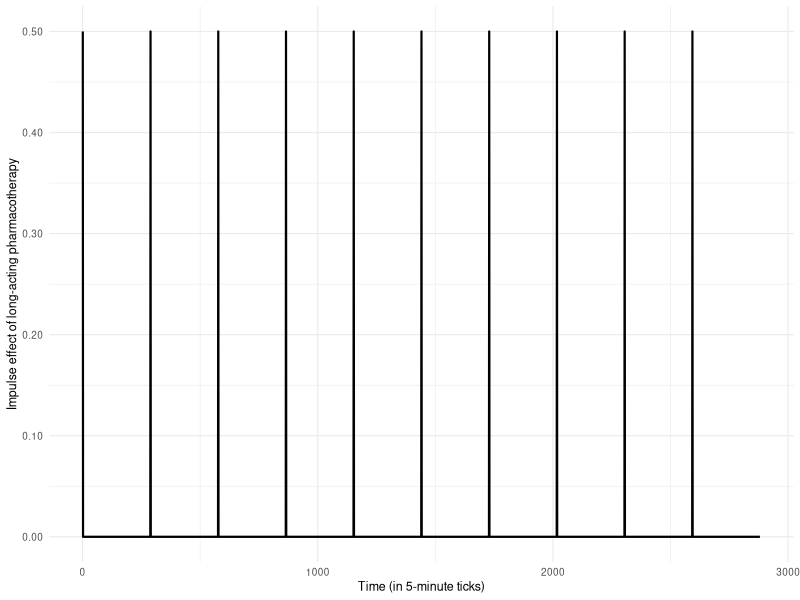
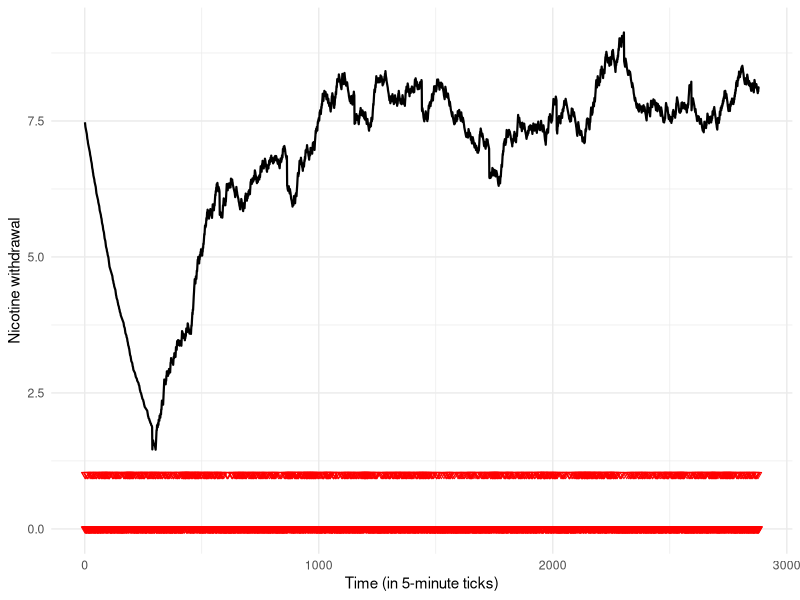
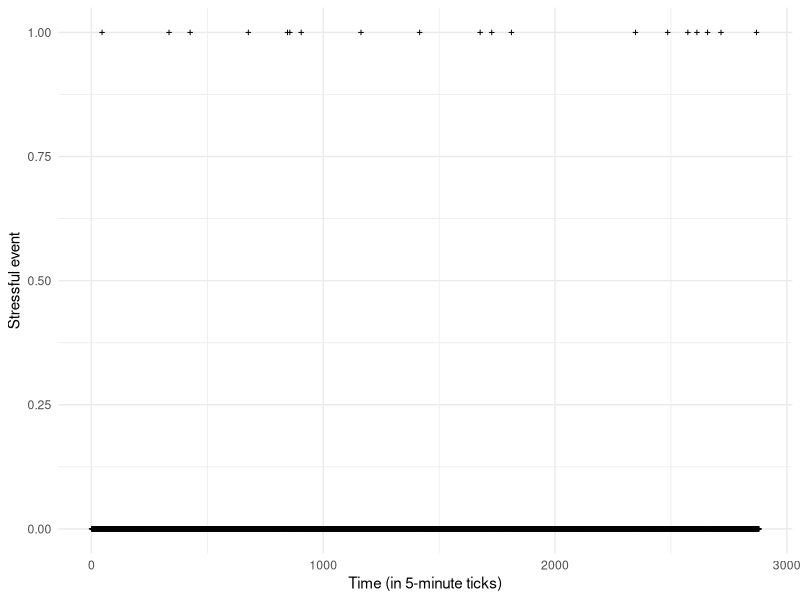
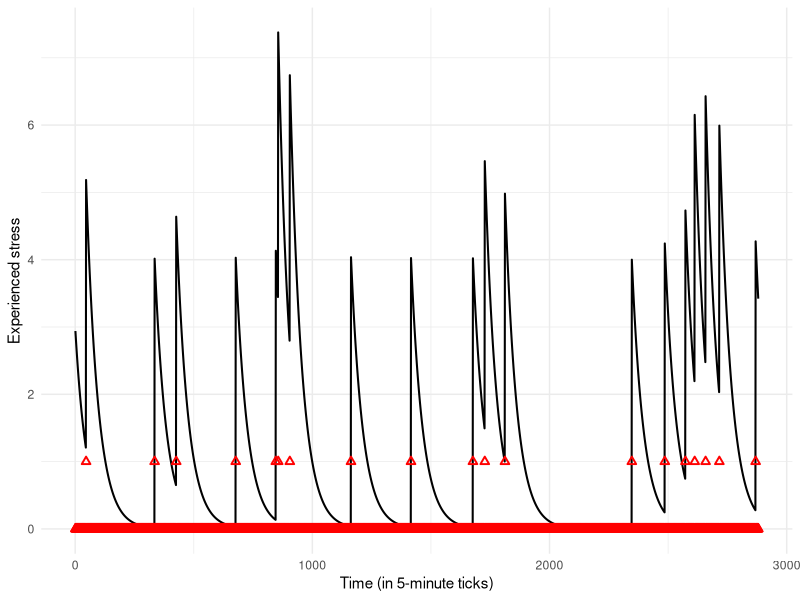
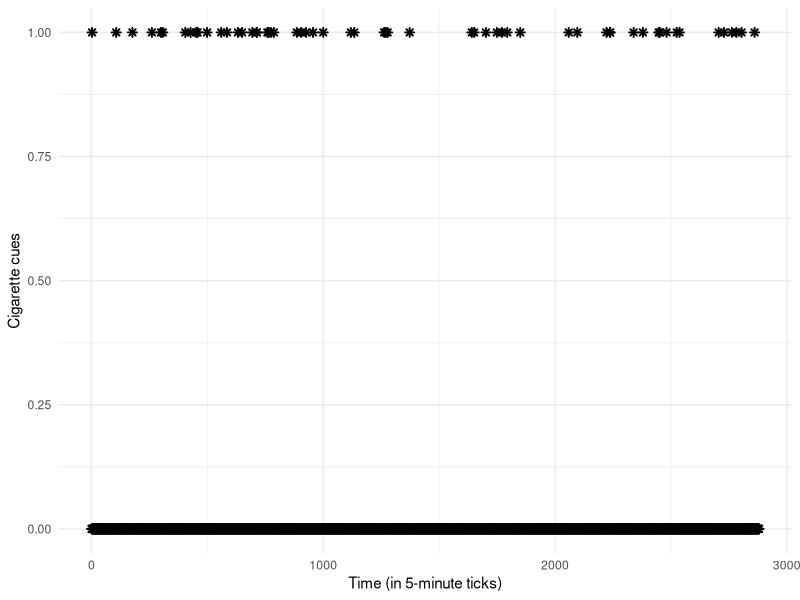
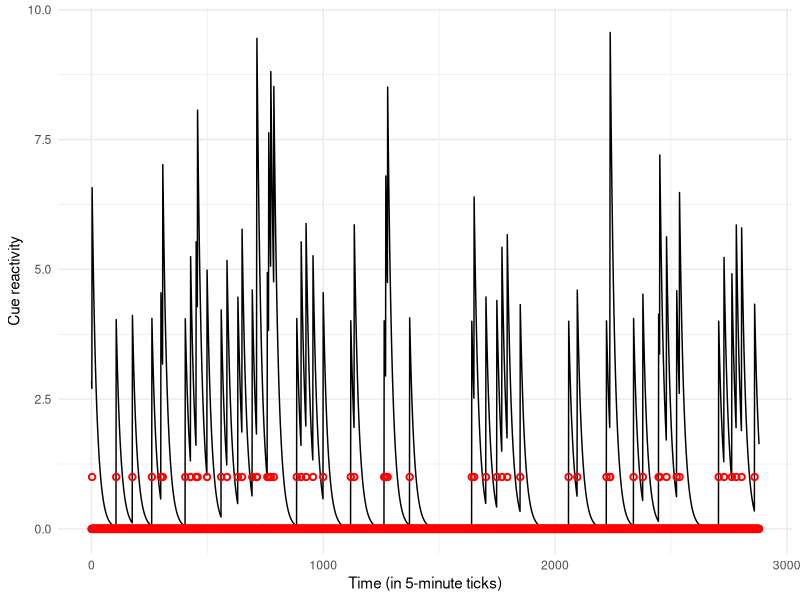
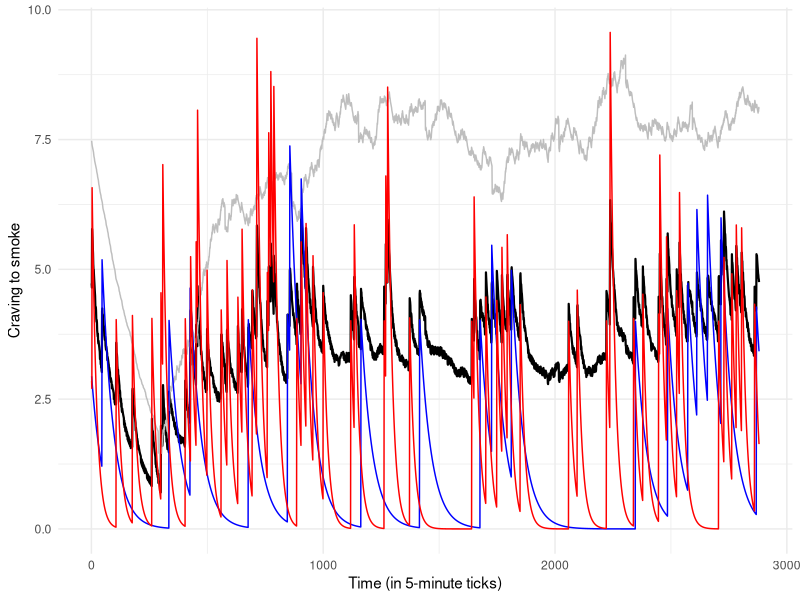
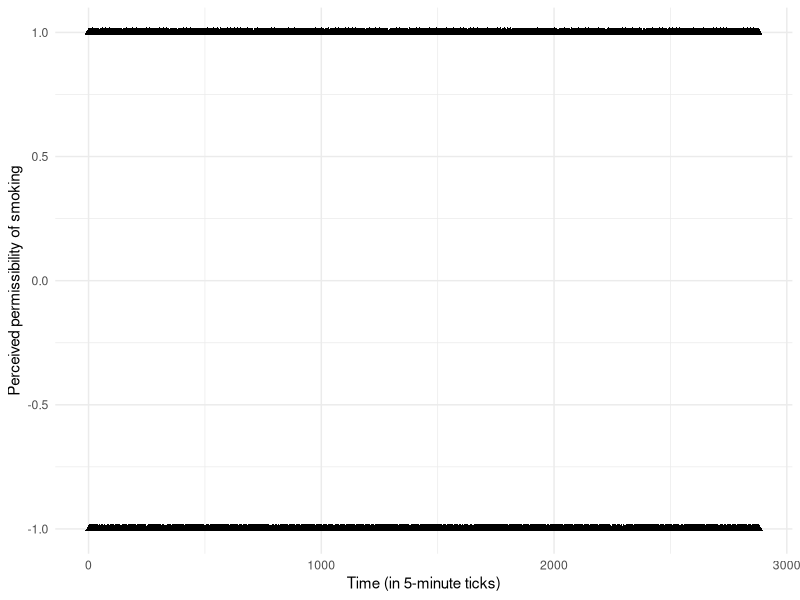

Recreate these plots in R, in order.
## ---- chunk 1

knitr::opts_chunk$set(echo = TRUE, collapse = TRUE)

## ---- chunk 2

library(here)
library(tidyverse)
library(ggplot2)
library(cowplot)

## ---- chunk 3

### long-acting pharmacotherapy

fun_LAP <- function(impulse, alpha) {
  
  if (impulse == 1) {
    
    return(1 * alpha)
    
  } else {
    
    return(0)
    
  }
  
}

nTime <- 2880
LAP <- numeric(nTime)
impulse <- numeric(nTime)
alpha <- 0.5

for (t in 1:nTime) {
  
  impulse[t] <- ifelse((t - 1) %% 288 == 0, 1, 0) # checks whether nTime - 1 is divisible by 288, which will be true for the first time tick each day
  LAP[t] <- fun_LAP(impulse = impulse[t], alpha = alpha)
  
}  

LAP_df <- data.frame(nTime = 1:nTime, impulse, LAP)

ggplot(LAP_df, aes(x = nTime)) +
  geom_line(aes(y = LAP), linewidth = 0.75) +
  labs(x = "Time (in 5-minute ticks)",
       y = "Impulse effect of long-acting pharmacotherapy") +
  theme_minimal(base_size = 9) +
  scale_y_continuous(labels = scales::number_format(accuracy = 0.01))

## ---- chunk 4

### nicotine withdrawal

fun_NW <- function(beta1, NW, LAP, beta2, St, beta3, switch_t) {
  
  if (t == 1) {
    
    NW <- NW_init
    
    if (switch_t == 1) {
      
      return((beta1 * NW) - LAP - (beta2 * St[t, 1]) + (beta3 * St[t-36, 1]))
      
    } else {
      
      return((beta1 * NW) - LAP - (beta2 * St[t, 1]))
      
    } 
    
  } else {
    
    NW <- NW
    
    if (switch_t == 1) {
      
      return((beta1 * NW) - LAP - (beta2 * St[t, 1]) + (beta3 * St[t-36, 1]))
      
    } else {
      
      return((beta1 * NW) - LAP - (beta2 * St[t, 1]))
      
    }
    
  }
  
}

NW <- numeric(nTime)
NW_init <- 8
NW[1] <- NW_init
St <- matrix(0, nrow = nTime, ncol = 3)
for(i in 2:nTime){
  random_col <- sample(3, 1) 
  St[i, random_col] <- 1
}
beta1 <- 0.997
beta2 <- 0.02
beta3 <- 0.1
switch_t <- numeric(nTime)

for (t in 1:nTime) {
  
  switch_t[t] <- if_else(t >= 288, 1, 0)
  
  NW[t] <- fun_NW(beta1 = beta1, NW = NW[t-1], LAP = LAP[t], beta2 = beta2, St = St, beta3 = beta3, switch_t = switch_t[t])
  
  if (NW[t] < 0) {
    NW[t] <- 0
  }
  
  if (NW[t] > 10) {
    NW[t] <- 10
  }
  
}  

NW_df <- data.frame(nTime = 1:nTime, switch_t, LAP, NW, St_smok = St[, 1])

ggplot(NW_df, aes(x = nTime)) +
  geom_line(aes(y = NW), linewidth = 0.75) +
  geom_point(aes(y = St_smok), color = "red", shape = 6) +
  labs(x = "Time (in 5-minute ticks)",
       y = "Nicotine withdrawal") +
  theme_minimal()

## ---- chunk 5

### stressors

fun_S <- function(gamma1) {
  
  S <- rbinom(1, 1, gamma1)
  
}

S <- numeric(nTime)
gamma1 <- 0.005

for (t in 1:nTime) {
  
  S[t] <- fun_S(gamma1 = gamma1)
  
} 

S_df <- data.frame(nTime = 1:nTime, S)

ggplot(S_df, aes(x = nTime)) +
  geom_point(aes(y = S), size = 0.8, shape = 3) +
  labs(x = "Time (in 5-minute ticks)",
       y = "Stressful event") +
  theme_minimal()

## ---- chunk 6

### experienced stress

fun_ES <- function(delta1, ES, delta2, S) {
  
  if (t == 1) {
    
    ES <- ES_init
    
    return((delta1 * ES) + (delta2 * S))
    
  } else {
    
    ES <- ES
    
    return((delta1 * ES) + (delta2 * S))
    
  }
  
}

ES <- numeric(nTime)
ES_init <- 3
ES[1] <- ES_init
S <- S # generated in above function
delta1 <- 0.98
delta2 <- 4

for (t in 1:nTime) {
  
  ES[t] <- fun_ES(delta1 = delta1, ES = ES[t-1], delta2 = delta2, S = S[t])
  
  if (ES[t] < 0) {
    ES[t] <- 0
  }
  
  if (ES[t] > 10) {
    ES[t] <- 10
  }
  
} 

ES_df <- data.frame(nTime = 1:nTime, S, ES)

ggplot(ES_df, aes(x = nTime)) +
  geom_line(aes(y = ES), linewidth = 0.7) +
  geom_point(aes(y = S), colour = "red", shape = 2, size = 1.5, stroke = 1) +
  labs(x = "Time (in 5-minute ticks)",
       y = "Experienced stress") +
  theme_minimal()

## ---- chunk 7

### cigarette cues

fun_CC <- function(epsilon1) {
  
  CC <- rbinom(1, 1, epsilon1)
  
}

CC <- numeric(nTime)
epsilon1 <- 0.02

for (t in 1:nTime) {
  
  CC[t] <- fun_CC(epsilon1 = epsilon1)
  
}

CC_df <- data.frame(nTime = 1:nTime, CC)

ggplot(CC_df, aes(x = nTime)) +
  geom_point(aes(y = CC), shape = 8, stroke = 1) +
  labs(x = "Time (in 5-minute ticks)",
       y = "Cigarette cues") +
  theme_minimal()

## ---- chunk 8

### cue reactivity

fun_CR <- function(zeta1, CR, zeta2, CC) {
  
  if (t == 1) {
    
    CR <- CR_init
    
    return((zeta1 * CR) + (zeta2 * CC))
    
  } else {
    
    CR <- CR
    
    return((zeta1 * CR) + (zeta2 * CC))
    
  }
  
}

CR <- numeric(nTime)
CR_init <- 3
CR[1] <- CR_init
CC <- CC # generated in above function
zeta1 <- 0.95
zeta2 <- 4

for (t in 1:nTime) {
  
  CR[t] <- fun_CR(zeta1 = zeta1, CR = CR[t-1], zeta2 = zeta2, CC = CC[t])
  
  if (CR[t] < 0) {
    CR[t] <- 0
  }
  
  if (CR[t] > 10) {
    CR[t] <- 10
  }
  
}

CR_df <- data.frame(nTime = 1:nTime, CC, CR)

ggplot(CR_df, aes(x = nTime)) +
  geom_line(aes(y = CR), colour = "black") +
  geom_point(aes(y = CC), colour = "red", shape = 21, stroke = 1) +
  labs(x = "Time (in 5-minute ticks)",
       y = "Cue reactivity") +
  theme_minimal()

## ---- chunk 9

### craving to smoke

fun_C <- function(eta1, NW, eta2, ES, eta3, CR, eta4, eta5, St, str_scenario) {
  
  if (t == 1) {
    
    St <- 0
    
    if (str_scenario == 0) { # set to zero if the person doesn't have access to short-acting pharmacotherapy
      
      return((eta1 * NW) + (eta2 * ES) + (eta3 * CR) - (eta4 * St))
      
    } else {
      
      return((eta1 * NW) + (eta2 * ES) + (eta3 * CR) - (eta5 * St))
      
    } 
    
  } else {
    
    St <- St
    
    if (str_scenario == 0) {
      
      return((eta1 * NW) + (eta2 * ES) + (eta3 * CR) - (eta4 * St))
      
    } else {
      
      return((eta1 * NW) + (eta2 * ES) + (eta3 * CR) - (eta5 * St))
      
    }
    
  }
  
}

C <- numeric(nTime)
NW <- NW # generated in above function
ES <- ES # generated in above function
CR <- CR # generated in above function
St <- St # generated in above function
eta1 <- 0.4
eta2 <- 0.3
eta3 <- 0.3
eta4 <- 0.1
eta5 <- 0.3
str_scenario <- 0

for (t in 1:nTime) {
  
  C[t] <- fun_C(eta1 = eta1, NW = NW[t], eta2 = eta2, ES = ES[t], eta3 = eta3, CR = CR[t], eta4 = eta4, eta5 = eta5, St = St[t-1, 3], str_scenario = str_scenario)
  
}

C_df <- data.frame(nTime = 1:nTime, C, NW, ES, CR, St)

ggplot(C_df, aes(x = nTime)) +
  geom_line(aes(y = C), colour = "black", size = 0.75) +
  geom_line(aes(y = NW), colour = "grey") +
  geom_line(aes(y = ES), colour = "blue") +
  geom_line(aes(y = CR), colour = "red") +
  labs(x = "Time (in 5-minute ticks)",
       y = "Craving to smoke") +
  theme_minimal()

## ---- chunk 10

### perceived permissibility of smoking

fun_PE <- function(theta1) {
  
  PE <- rbinom(1, 1, theta1) 
  
  transformed_PE <- ifelse(PE == 0, -1, PE) # recode such that cigarettes being forbidden/discouraged is represented by negative values
  
}

PE <- numeric(nTime)
transformed_PE <- numeric(nTime)
theta1 <- 0.5

for (t in 1:nTime) {
  
  transformed_PE[t] <- fun_PE(theta1 = theta1)
  
} 

PE_df <- data.frame(nTime = 1:nTime, transformed_PE)

ggplot(PE_df, aes(x = nTime)) +
  geom_point(aes(y = transformed_PE), colour = "black", shape = 17, stroke = 1) +
  labs(x = "Time (in 5-minute ticks)",
       y = "Perceived permissibility of smoking") +
  theme_minimal()

## ---- chunk 11

### self-efficacy

fun_SE <- function(iota1, SE, iota2, St) {
  
  if (t == 1) {
    
    SE <- SE_init
    
    St <- 0
    
    return((iota1 * SE) - (iota2 * St))
    
  } else {
    
    SE <- SE
    
    return((iota1 * SE) - (iota2 * St[t-1, 1]))
    
  }
  
}

SE <- numeric(nTime)
SE_init <- 6
SE[1] <- SE_init
iota1 <- 1.0015
iota2 <- 0.1

for (t in 1:nTime) {
  
  SE[t] <- fun_SE(iota1 = iota1, SE = SE[t-1], iota2 = iota2, St = St)
  
  if (SE[t] < 0) {
    SE[t] <- 0
  }
  
  if (SE[t] > 10) {
    SE[t] <- 10
  }
  
} 

SE_df <- data.frame(nTime = 1:nTime, SE, St_smok = St[, 1])

ggplot(SE_df, aes(x = nTime)) +
  geom_line(aes(y = SE), colour = "black") +
  geom_point(aes(y = St_smok), colour = "red", shape = 2, stroke = 1) +
  labs(x = "Time (in 5-minute ticks)",
       y = "Self-efficacy") +
  theme_minimal()

## ---- chunk 12

### motivation not to smoke

fun_M <- function(kappa1, SE, kappa2, transformed_PE) {
  
  return((kappa1 * SE) - (kappa2 * transformed_PE))
  
}

M <- numeric(nTime)
SE <- SE # generated in above function
transformed_PE <- transformed_PE # generated in above function
kappa1 <- 0.9
kappa2 <- 1.2

for (t in 1:nTime) {
  
  M[t] <- fun_M(kappa1 = kappa1, SE = SE[t], kappa2 = kappa2, transformed_PE = transformed_PE[t])
  
  if (M[t] < 0) {
    M[t] <- 0
  }
  
  if (M[t] > 10) {
    M[t] <- 10
  }
  
} 

M_df <- data.frame(nTime = 1:nTime, M, SE, transformed_PE)

ggplot(M_df, aes(x = nTime)) +
  geom_line(aes(y = M), colour = "black") +
  geom_line(aes(y = SE), colour = "darkgreen") +
  geom_point(aes(y = transformed_PE), colour = "red") +
  labs(x = "Time (in 5-minute ticks)",
       y = "Motivation not to smoke") +
  theme_minimal()

## ---- chunk 13

### strategy preference

fun_SP <- function(C, M, CoS, PoR, lambda1, lambda2, lambda3, lambda4) {
  
  value_smok <- sum((lambda1 * C) - (lambda2 * M) - (lambda3 * CoS))
  value_no_smok <- sum((lambda2 * M) - (lambda1 * C))
  value_reg <- sum((lambda2 * M) - (lambda1 * C) - (lambda4 * PoR))
  
  return(list(value_smok = value_smok, 
              value_no_smok = value_no_smok,
              value_reg = value_reg))
}

C <- C # generated in above function
M <- M # generated in above function
CoS <- rnorm(nTime, mean = 3, sd = 3)
PoR <- rnorm(nTime, mean = 3, sd = 3)
value_smok <- numeric(nTime)
value_no_smok <- numeric(nTime)
value_reg <- numeric(nTime)
lambda1 <- 0.1 
lambda2 <- 0.2 
lambda3 <- 0.3 
lambda4 <- 0.4

for (t in 1:nTime) {
  
  result <- fun_SP(C = C[t], M = M[t], CoS = CoS[t], PoR = PoR[t], lambda1 = lambda1, lambda2 = lambda2, lambda3 = lambda3, lambda4 = lambda4)
  
  value_smok[t] <- round(result$value_smok)
  value_no_smok[t] <- round(result$value_no_smok)
  value_reg[t] <- round(result$value_reg)
  
}

SP_df <- data.frame(nTime = 1:nTime, C, M, CoS, PoR, value_smok, value_no_smok, value_reg)

ggplot(SP_df, aes(x = nTime)) +
  geom_point(aes(y = value_smok), colour = "darkred") +
  geom_point(aes(y = value_no_smok), colour = "darkblue") +
  geom_point(aes(y = value_reg), colour = "darkgreen") +
  geom_line(aes(y = M), colour = "black", linetype = "dashed") +
  geom_line(aes(y = C), colour = "red", linetype = "dashed") +
  labs(x = "Time (in 5-minute ticks)",
       y = "Strategy preference") +
  theme_minimal()

## ---- chunk 14

### probability of strategy use

softmax <- function(x) {
  
  exp_x <- exp(x - max(x))
  return(exp_x / sum(exp_x))
  
}

P <- vector("list", length = nTime)

for (t in 1:nTime) {
  
  # combine values for each time point into a matrix
  
  x <- rbind(value_smok[t], value_no_smok[t], value_reg[t])
  
  # calculate probabilities
  
  probabilities <- softmax(x)
  
  # store probabilities in the list
  
  P[[t]] <- probabilities
  
}

# add the probabilities to the strategy preference data frame for visualisation purposes

P_smok <- numeric(nTime)
P_no_smok <- numeric(nTime)
P_reg <- numeric(nTime)

for (t in 1:nTime) {
  
  P_smok[t] <- round(P[[t]][1,], 4)
  P_no_smok[t] <- round(P[[t]][2,], 4)
  P_reg[t] <- round(P[[t]][3,], 4)
  
} 

SP_P_df <- data.frame(nTime = 1:nTime, C, M, value_smok, P_smok, value_no_smok, P_no_smok, value_reg, P_reg)

## ---- chunk 15

### strategy use

fun_St <- function(P) {
  
  response <- sample(c(1, 2, 3), size = 1, prob = P) # 1) smoke, 2) don't smoke; 3) regulate
  
  return(response)
  
}

St <- numeric(nTime)
C <- C
M <- M

for (t in 1:nTime) {
  
  St[t] <- fun_St(P = P[[t]])
  
}

St_df <- data.frame(nTime = 1:nTime, C, M, St)

ggplot(St_df, aes(x = nTime)) +
  geom_point(aes(y = St), colour = "black") +
  geom_line(aes(y = C), colour = "red") +
  geom_line(aes(y = M), colour = "blue", linetype = "dashed", linewidth = 0.25) +
  labs(x = "Time (in 5-minute ticks)",
       y = "Strategy use") +
  theme_minimal()

## ---- chunk 16

### long-acting pharmacotherapy

fun_LAP <- function(impulse, alpha) {
  
  if (impulse == 1) {
    
    return(1 * alpha)
    
  } else {
    
    return(0)
    
  }
  
}

### nicotine withdrawal

fun_NW <- function(beta1, NW, NW_init, LAP, beta2, St, beta3, switch_t) {
  
  if (t == 1) {
    
    NW <- NW_init
    
    if (switch_t == 1) {
      
      return((beta1 * NW) - LAP - (beta2 * St[t, 1]) + (beta3 * St[t-36, 1]))
      
    } else {
      
      return((beta1 * NW) - LAP - (beta2 * St[t, 1]))
      
    } 
    
  } else {
    
    NW <- NW
    
    if (switch_t == 1) {
      
      return((beta1 * NW) - LAP - (beta2 * St[t, 1]) + (beta3 * St[t-36, 1]))
      
    } else {
      
      return((beta1 * NW) - LAP - (beta2 * St[t, 1]))
      
    }
    
  }
  
}

### stressors

fun_S <- function(gamma1) {
  
  S <- rbinom(1, 1, gamma1)
  
}

### experienced stress

fun_ES <- function(delta1, ES_init, ES, delta2, S) {
  
  if (t == 1) {
    
    ES <- ES_init
    
    return((delta1 * ES) + (delta2 * S))
    
  } else {
    
    ES <- ES
    
    return((delta1 * ES) + (delta2 * S))
    
  }
  
}

### cigarette cues

fun_CC <- function(epsilon1) {
  
  CC <- rbinom(1, 1, epsilon1)
  
}

### cue reactivity

fun_CR <- function(zeta1, CR_init, CR, zeta2, CC) {
  
  if (t == 1) {
    
    CR <- CR_init
    
    return((zeta1 * CR) + (zeta2 * CC))
    
  } else {
    
    CR <- CR
    
    return((zeta1 * CR) + (zeta2 * CC))
    
  }
  
}

fun_C <- function(eta1, NW, eta2, ES, eta3, CR, eta4, eta5, St, str_scenario) {
  
  if (t == 1) {
    
    St <- matrix(nrow = 1, ncol = 3, data = 0)
    
    if (str_scenario == 0) { # set to zero if the person doesn't have access to short-acting pharmacotherapy
      
      return((eta1 * NW) + (eta2 * ES) + (eta3 * CR) - (eta4 * St[t, 3]))
      
    } else {
      
      return((eta1 * NW) + (eta2 * ES) + (eta3 * CR) - (eta5 * St[t, 3]))
      
    } 
    
  } else {
    
    St <- St
    
    if (str_scenario == 0) {
      
      return((eta1 * NW) + (eta2 * ES) + (eta3 * CR) - (eta4 * St[t-1, 3]))
      
    } else {
      
      return((eta1 * NW) + (eta2 * ES) + (eta3 * CR) - (eta5 * St[t-1, 3]))
      
    }
    
  }
  
}

### perceived permissibility of smoking

fun_PE <- function(theta1) {
  
  PE <- rbinom(1, 1, theta1) 
  
  transformed_PE <- ifelse(PE == 0, -1, PE) # recode such that cigarettes being forbidden/discouraged is represented by negative values
  
}

### self-efficacy

fun_SE <- function(iota1, SE_init, SE, iota2, St) {
  
  if (t == 1) {
    
    SE <- SE_init
    
    St <- 0
    
    return((iota1 * SE) - (iota2 * St))
    
  } else {
    
    SE <- SE
    
    return((iota1 * SE) - (iota2 * St[t-1, 1]))
    
  }
  
}

### motivation not to smoke

fun_M <- function(kappa1, SE, kappa2, transformed_PE) {
  
  return((kappa1 * SE) - (kappa2 * transformed_PE))
  
}

### strategy preference

fun_SP <- function(C, M, CoS, PoR, lambda1, lambda2, lambda3, lambda4) {
  
  value_smok <- sum((lambda1 * C) - (lambda2 * M) - (lambda3 * CoS))
  value_no_smok <- sum((lambda2 * M) - (lambda1 * C))
  value_reg <- sum((lambda2 * M) - (lambda1 * C) - (lambda4 * PoR))
  
  return(list(value_smok = value_smok, 
              value_no_smok = value_no_smok,
              value_reg = value_reg))
}

### probability of strategy based on calculated preference

softmax <- function(x) {
  
  exp_x <- exp(x - max(x))
  return(exp_x / sum(exp_x))
  
}

### strategy use

fun_St <- function(P) {
  
  response <- sample(c(1, 2, 3), size = 1, prob = P) # 1) smoke, 2) don't smoke; 3) regulate
  
  return(response)
  
}

## ---- chunk 17

nTime <- 2880
LAP <- numeric(nTime)
impulse <- numeric(nTime)
NW <- numeric(nTime)
switch_t <- numeric(nTime)
St <- matrix(0, nrow = nTime, ncol = 3)
S <- numeric(nTime)
ES <- numeric(nTime)
CC <- numeric(nTime)
CR <- numeric(nTime)
C <- numeric(nTime)
PE <- numeric(nTime)
transformed_PE <- numeric(nTime)
SE <- numeric(nTime)
M <- numeric(nTime)
CoS <- rnorm(nTime, mean = 3, sd = 3)
PoR <- rnorm(nTime, mean = 3, sd = 3)
value_smok <- numeric(nTime)
value_no_smok <- numeric(nTime)
value_reg <- numeric(nTime)
P <- vector("list", length = nTime)

params <- list(
  nTime = 2880,
  alpha = 0.5,
  beta1 = 0.997,
  beta2 = 0.02,
  beta3 = 0.1,
  gamma1 = 0.005,
  delta1 = 0.98,
  delta2 = 4,
  epsilon1 = 0.1,
  zeta1 = 0.95,
  zeta2 = 4,
  eta1 = 0.4,
  eta2 = 0.3,
  eta3 = 0.3,
  eta4 = 0.1,
  eta5 = 0.3,
  theta1 = 0.5,
  iota1 = 1.0015,
  iota2 = 0.1,
  kappa1 = 0.9,
  kappa2 = 1.2,
  kappa3 = 0.6,
  lambda1 = 0.1,
  lambda2 = 0.2,
  lambda3 = 0.3,
  lambda4 = 0.4,
  str_scenario = 0,
  ### starting conditions
  NW_init = 8,
  ES_init = 3,
  CR_init = 3,
  SE_init = 6)

## ---- chunk 18

set.seed(12345)

for (t in 1:nTime) {
  
  impulse[t] <- ifelse((t - 1) %% 288 == 0, 1, 0)
  
  LAP[t] <- fun_LAP(impulse = impulse[t], alpha = params$alpha)
  
  switch_t[t] <- if_else(t >= 288, 1, 0)
  
  NW[t] <- fun_NW(beta1 = params$beta1, NW_init = params$NW_init, NW = NW[t-1], LAP = LAP[t], beta2 = params$beta2, St = St, beta3 = params$beta3, switch_t = switch_t[t])
  
  if (NW[t] < 0) {
    NW[t] <- 0
  }
  
  if (NW[t] > 10) {
    NW[t] <- 10
  }
  
  S[t] <- fun_S(gamma1 = params$gamma1)
  
  ES[t] <- fun_ES(delta1 = params$delta1, ES_init = params$ES_init, ES = ES[t-1], delta2 = params$delta2, S = S[t])
  
  if (ES[t] < 0) {
    ES[t] <- 0
  }
  
  if (ES[t] > 10) {
    ES[t] <- 10
  }
  
  CC[t] <- fun_CC(epsilon1 = params$epsilon1)
  
  CR[t] <- fun_CR(zeta1 = params$zeta1, CR_init = params$CR_init, CR = CR[t-1], zeta2 = params$zeta2, CC = CC[t])
  
  if (CR[t] < 0) {
    CR[t] <- 0
  }
  
  if (CR[t] > 10) {
    CR[t] <- 10
  }
  
  C[t] <- fun_C(eta1 = params$eta1, NW = NW[t], eta2 = params$eta2, ES = ES[t], eta3 = params$eta3, CR = CR[t], eta4 = params$eta4, eta5 = params$eta5, St = St, str_scenario = params$str_scenario)
  
  transformed_PE[t] <- fun_PE(theta1 = params$theta1)
  
  SE[t] <- fun_SE(iota1 = params$iota1, SE_init = params$SE_init, SE = SE[t-1], iota2 = params$iota2, St = St)
  
  if (SE[t] < 0) {
    SE[t] <- 0
  }
  
  if (SE[t] > 10) {
    SE[t] <- 10
  }
  
  M[t] <- fun_M(kappa1 = params$kappa1, SE = SE[t], kappa2 = params$kappa2, transformed_PE = transformed_PE[t])
  
  if (M[t] < 0) {
    M[t] <- 0
  }
  
  if (M[t] > 10) {
    M[t] <- 10
  }
  
  result <- fun_SP(C = C[t], M = M[t], CoS = CoS[t], PoR = PoR[t], lambda1 = params$lambda1, lambda2 = params$lambda2, lambda3 = params$lambda3, lambda4 = params$lambda4)
  
  value_smok[t] <- round(result$value_smok)
  value_no_smok[t] <- round(result$value_no_smok)
  value_reg[t] <- round(result$value_reg)
  
  x <- rbind(value_smok[t], value_no_smok[t], value_reg[t])
  
  probabilities <- softmax(x)
  
  P[[t]] <- probabilities
  
  St[t, fun_St(P = P[[t]])] <- 1
  
}

st_df <- data.frame(St)
st_colnames <- c("smok", "no_smok", "reg")
colnames(st_df) <- st_colnames

st_t <- st_df %>%
  mutate(timepoint = row_number()) %>%  # create a time point column based on the row number
  pivot_longer(cols = -timepoint, names_to = "Strategy", values_to = "value") %>%
  filter(value == 1) %>%
  select(-value) %>%
  mutate(Strategy = factor(Strategy, levels = names(st_df))) %>%
  select(-timepoint)

sim_df <- data.frame(nTime = 1:nTime, LAP, NW, S, ES, CC, CR, C, 
                     transformed_PE, SE, M, CoS, PoR, 
                     value_smok, value_no_smok, value_reg, st_t)

### plot simulation results

plot1 <- ggplot(sim_df, aes(x = nTime)) +
  geom_line(aes(y = NW), linewidth = 0.75, colour = "grey", linetype = "dashed") +
  geom_line(aes(y = ES), linewidth = 0.75, colour = "darkorange", linetype = "dashed") +
  geom_line(aes(y = CR), linewidth = 0.75, colour = "darkred", linetype = "dashed") +
  geom_line(aes(y = C), colour = "red", size = 0.75) +
  labs(x = "Time (in 5-minute ticks)",
       y = "Values") +
  theme_minimal()

plot2 <- ggplot(sim_df, aes(x = nTime)) +
  geom_line(aes(y = SE), linewidth = 0.75, colour = "grey", linetype = "dashed") +
  geom_line(aes(y = M), linewidth = 0.75, colour = "blue") +
  geom_line(aes(y = C), linewidth = 0.75, colour = "red") +
  geom_point(aes(y = as.numeric(Strategy))) +
  labs(x = "Time (in 5-minute ticks)",
       y = "Values") +
  theme_minimal()

plot_grid(plot1, plot2)

